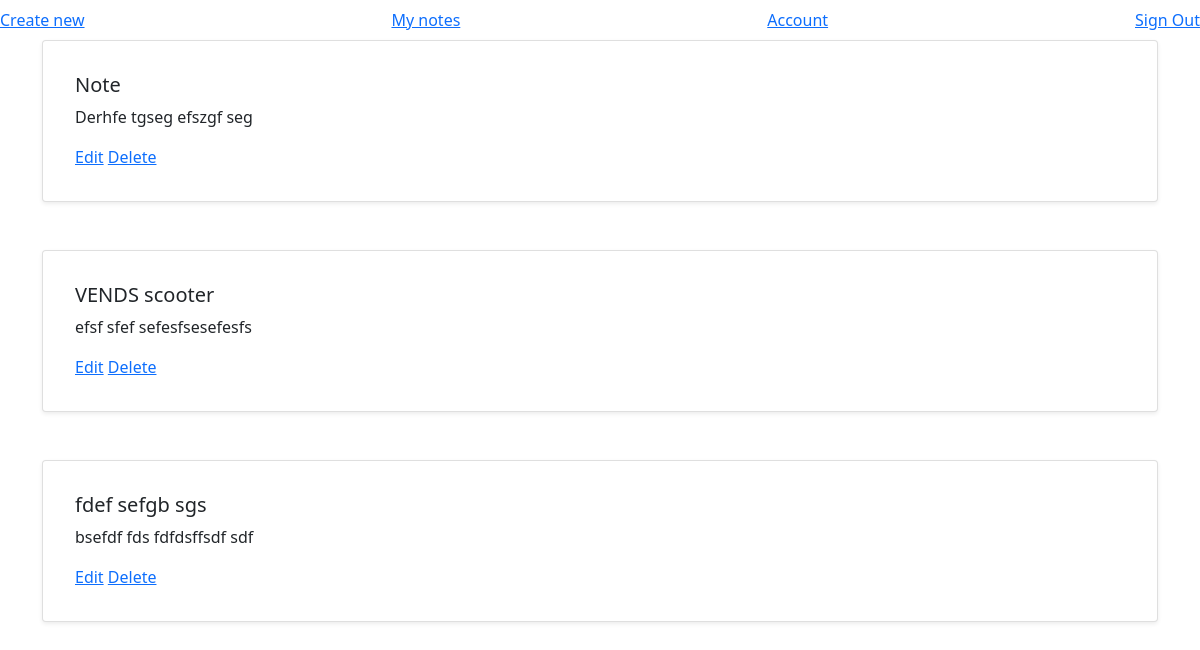
Page /notes?uuid=70cb5f1c-8bee-4824-afa5-8f1a105823d3 (signed in) on the earlier database version.
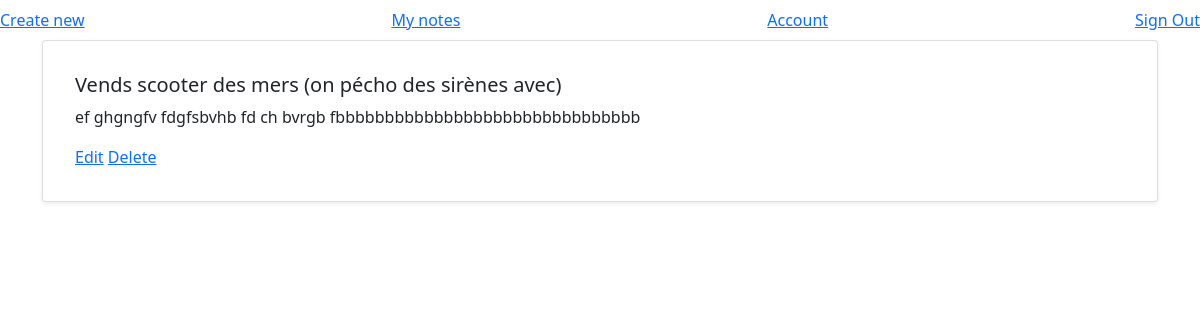
Same page on the later database version.
### app.py (models this page shows)
class Note(db.Model):
    id         = db.Column(db.Integer, primary_key=True)
    content    = db.Column(db.String(2000))
    title      = db.Column(db.String(50))
    useruuid   = db.Column(db.String(36))

### app.py (the view)
@app.route('/notes')
@login_required
def notes():
    useruuid = request.args.get('uuid')
    notes = Note.query.filter_by(useruuid=useruuid)
    return render_template('notes.html', user=current_user, notes=notes)

### app.py (called while the page is built)
@login_manager.user_loader
def load_user(mail):
    return User.query.get(mail)

### templates/notes.html (shortened to what this page needs)
{% extends 'base.html' %}
{% block main %}
<main>
    <div class="container">
        {% for note in notes %}
        <div class="card shadow-sm p-3 mb-5 bg-body rounded">
            <div class="card-body">
                <h5 class="card-title">{{ note.title }}</h5>
                <p class="card-text">{{ note.content }}</p>
                <a href="/notes/{{ user.username }}/edit/{{ note.id }}?uuid={{ user.uuid }}">Edit</a>
                <a href="/notes/{{ user.username }}/delete/{{ note.id }}?uuid={{ user.uuid }}">Delete</a>
            </div>
        </div>
        {% endfor %}
    </div>
</main>
{% endblock %}

### templates/base.html (shortened to what this page needs)
<!DOCTYPE html>
<html lang="en">
<head>
    <link href="https://cdn.jsdelivr.net/npm/bootstrap@5.0.1/dist/css/bootstrap.min.css" rel="stylesheet"
>
</head>
<body>
    <div class="navbar">
        <a href="/new">Create new</a>
        {% if user.is_authenticated %}
        <a href="/notes?uuid={{ user.uuid }}">My notes</a>
        <a href="/account">Account</a>
        <a href="/signout">Sign Out</a>
        {% else %}
        <a href="/login">Sign In</a>
        <a href="/signup">Sign Up</a>
        {% endif %}
    </div>
    {% block main %}
    {% endblock %}
</body>
</html>

Differences in the rows shown:
removed Note: title "VENDS scooter", content "efsf sfef sefesfsesefesfs"
removed Note: title "fdef sefgb sgs", content "bsefdf fds fdfdsffsdf sdf"
changed Note: title "Note" → "Vends scooter des mers (on pécho des sirènes avec)"; content "Derhfe tgseg efszgf seg" → "ef ghgngfv fdgfsbvhb fd ch bvrgb fbbbbbbbbbbbbbbbbbbbbbbbbbbbbbbb"
